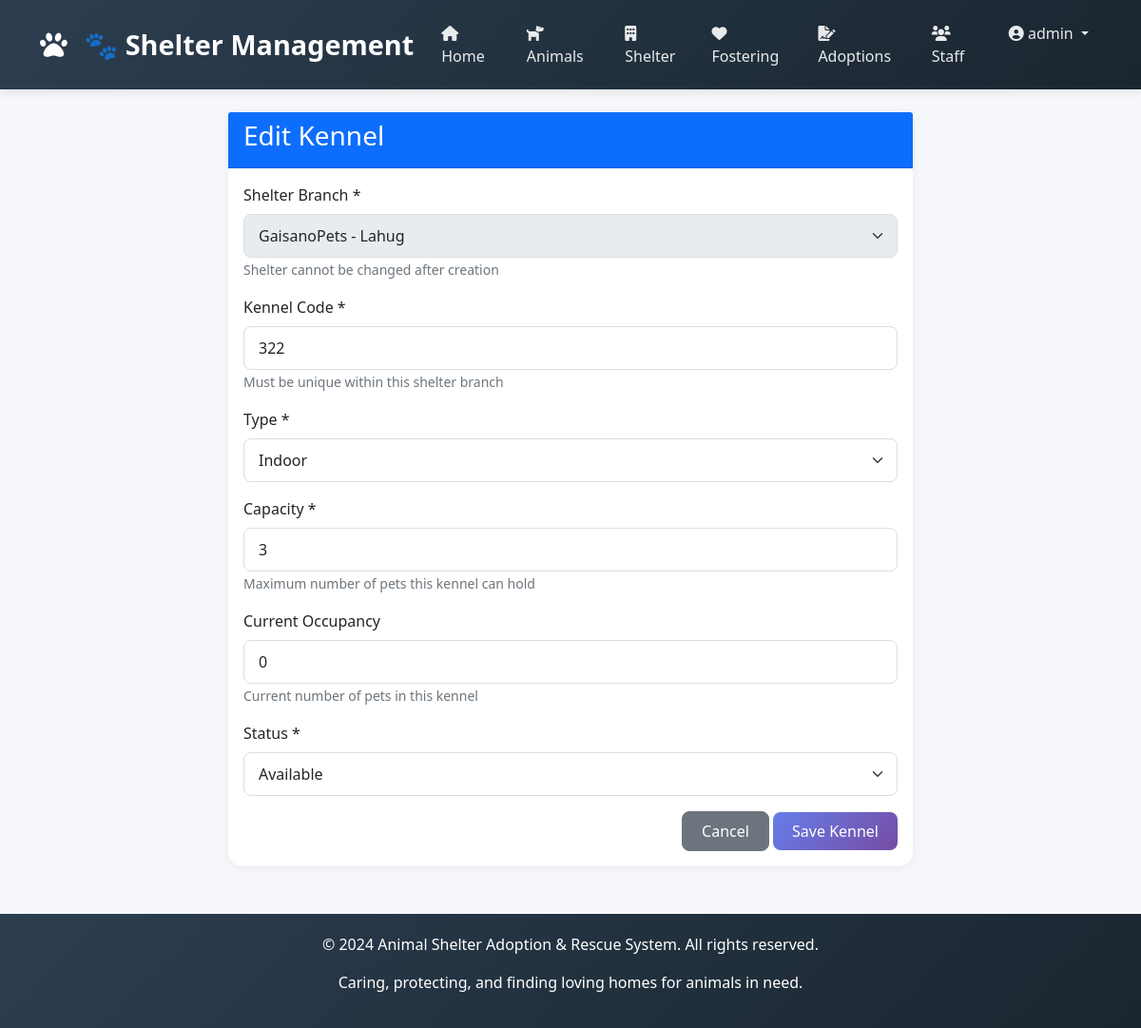
The page /shelter/kennels/edit/1/ (signed in) on the database its author committed.
### apps/accounts/models.py (models this page shows, shortened)
class Staff(AbstractUser):
    ROLE_CHOICES = [
        ('Admin', 'Admin'),
        ('Manager', 'Manager'),
        ('Vet', 'Veterinarian'),
        ('Staff', 'Staff'),
        ('Volunteer', 'Volunteer'),
    ]
    staff_id = models.AutoField(primary_key=True)
    first_name = models.CharField(max_length=100)
    last_name = models.CharField(max_length=100)
    role = models.CharField(max_length=20, choices=ROLE_CHOICES, default='Staff')
    phone = models.CharField(max_length=20, blank=True, null=True)
    email = models.EmailField(unique=True)
    username = models.CharField(max_length=100, unique=True)
    status = models.BooleanField(default=True)
    date_joined = models.DateTimeField(default=timezone.now)
    last_login = models.DateTimeField(null=True, blank=True)
    USERNAME_FIELD = 'username'
    REQUIRED_FIELDS = ['email', 'first_name', 'last_name']
    class Meta:
        db_table = 'staff'

### apps/shelter/models.py (models this page shows, shortened)
class KennelCage(models.Model):
    TYPE_CHOICES = [('Indoor', 'Indoor'), ('Outdoor', 'Outdoor'), ('Quarantine', 'Quarantine')]
    STATUS_CHOICES = [('Available', 'Available'), ('Occupied', 'Occupied'), ('Maintenance', 'Maintenance')]
    kennel_id = models.AutoField(primary_key=True)
    shelter = models.ForeignKey(ShelterBranch, on_delete=models.CASCADE, related_name='kennels')
    kennel_code = models.CharField(max_length=20)
    type = models.CharField(max_length=20, choices=TYPE_CHOICES)
    capacity = models.IntegerField()
    current_occupancy = models.IntegerField(default=0)
    status = models.CharField(max_length=20, choices=STATUS_CHOICES, default='Available')
    class Meta:
        db_table = 'kennel_cages'
        unique_together = ['shelter', 'kennel_code']

class ShelterBranch(models.Model):
    shelter_id = models.AutoField(primary_key=True)
    name = models.CharField(max_length=200, unique=True)
    address = models.TextField()
    city = models.CharField(max_length=100)
    contact_number = models.CharField(max_length=20)
    email = models.EmailField(unique=True)
    class Meta:
        db_table = 'shelter_branches'

### apps/shelter/views.py (the view, shortened to what this page needs)
# urls.py: path('kennels/edit/<int:pk>/', views.kennel_edit, name='kennel_edit'),
@login_required
def kennel_edit(request, pk):
    kennel = get_object_or_404(KennelCage, kennel_id=pk)
    shelters = ShelterBranch.objects.all()
    return render(request, 'shelter/kennel_form.html', {'kennel': kennel, 'shelters': shelters})

### templates/shelter/kennel_form.html (shortened to what this page needs)
{% extends 'base.html' %}
{% block content %}
<div class="container">
    <div class="row justify-content-center">
        <div class="col-md-8">
            <div class="card">
                <div class="card-header bg-primary text-white">
                    <h3>{% if kennel %}Edit Kennel{% else %}Add New Kennel{% endif %}</h3>
                </div>
                <div class="card-body">
                    <form method="post">
                        <div class="mb-3">
                            <label class="form-label">Shelter Branch *</label>
                            <select name="shelter_id" class="form-select" {% if kennel %}disabled{% else %}required{% endif %}>
                                {% for shelter in shelters %}
                                <option value="{{ shelter.shelter_id }}" {% if kennel and kennel.shelter.shelter_id == shelter.shelter_id %}selected{% endif %}>
                                    {{ shelter.name }} - {{ shelter.city }}
                                </option>
                                {% endfor %}
                            </select>
                            {% if kennel %}
                            <small class="text-muted">Shelter cannot be changed after creation</small>
                            {% endif %}
                        </div>
                        <div class="mb-3">
                            <label class="form-label">Kennel Code *</label>
                            <input type="text" name="kennel_code" class="form-control" value="{{ kennel.kennel_code|default:'' }}" required>
                            <small class="text-muted">Must be unique within this shelter branch</small>
                        </div>
                        <div class="mb-3">
                            <label class="form-label">Type *</label>
                            <select name="type" class="form-select" required>
                                <option value="Indoor" {% if kennel and kennel.type == 'Indoor' %}selected{% endif %}>Indoor</option>
                            </select>
                        </div>
                        <div class="mb-3">
                            <label class="form-label">Capacity *</label>
                            <input type="number" name="capacity" class="form-control" value="{{ kennel.capacity|default:'' }}" min="1" required>
                            <small class="text-muted">Maximum number of pets this kennel can hold</small>
                        </div>
                        {% if kennel %}
                        <div class="mb-3">
                            <label class="form-label">Current Occupancy</label>
                            <input type="number" name="current_occupancy" class="form-control" value="{{ kennel.current_occupancy|default:'0' }}" min="0" max="{{ kennel.capacity }}">
                            <small class="text-muted">Current number of pets in this kennel</small>
                        </div>
                        {% endif %}
                        <div class="mb-3">
                            <label class="form-label">Status *</label>
                            <select name="status" class="form-select" required>
                                <option value="Available" {% if kennel and kennel.status == 'Available' %}selected{% endif %}>Available</option>
                            </select>
                        </div>
                        <div class="text-end">
                            <a href="{% url 'kennel_list' %}" class="btn btn-secondary">Cancel</a>
                            <button type="submit" class="btn btn-primary">Save Kennel</button>
                        </div>
                    </form>
                </div>
            </div>
        </div>
    </div>
</div>
{% endblock %}

### templates/base.html (shortened to what this page needs)
<!DOCTYPE html>
<html lang="en">
<head>
    <link href="https://cdn.jsdelivr.net/npm/bootstrap@5.1.3/dist/css/bootstrap.min.css" rel="stylesheet">
    <link rel="stylesheet" href="https://cdnjs.cloudflare.com/ajax/libs/font-awesome/6.0.0/css/all.min.css">
</head>
<body>
    <nav class="navbar navbar-expand-lg navbar-dark">
        <div class="container">
            <a class="navbar-brand" href="{% url 'index' %}">
                <i class="fas fa-paw"></i> 🐾 Shelter Management
            </a>
            <div class="collapse navbar-collapse" id="navbarNav">
                <ul class="navbar-nav ms-auto">
                    <li class="nav-item">
                        <a class="nav-link" href="{% url 'index' %}">
                            <i class="fas fa-home"></i> Home
                        </a>
                    </li>
                    <li class="nav-item">
                        <a class="nav-link" href="{% url 'pet_list' %}">
                            <i class="fas fa-dog"></i> Animals
                        </a>
                    </li>
                    <li class="nav-item">
                        <a class="nav-link" href="{% url 'shelter_list' %}">
                            <i class="fas fa-building"></i> Shelter
                        </a>
                    </li>
                    <li class="nav-item">
                        <a class="nav-link" href="{% url 'foster_list' %}">
                            <i class="fas fa-heart"></i> Fostering
                        </a>
                    </li>
                    <li class="nav-item">
                        <a class="nav-link" href="{% url 'adoption_list' %}">
                            <i class="fas fa-file-signature"></i> Adoptions
                        </a>
                    </li>
                    <li class="nav-item">
                        <a class="nav-link" href="{% url 'staff_list' %}">
                            <i class="fas fa-users"></i> Staff
                        </a>
                    </li>
                    {% if user.is_authenticated %}
                        <li class="nav-item dropdown">
                            <a class="nav-link dropdown-toggle" href="#" id="userDropdown" role="button" data-bs-toggle="dropdown">
                                <i class="fas fa-user-circle"></i> {{ user.username }}
                            </a>
                        </li>
                    {% endif %}
                </ul>
            </div>
        </div>
    </nav>
    <div class="container mt-4">
        {% block content %}
        {% endblock %}
    </div>
    <footer>
        <div class="container">
            <p>&copy; 2024 Animal Shelter Adoption & Rescue System. All rights reserved.</p>
            <p>Caring, protecting, and finding loving homes for animals in need.</p>
        </div>
    </footer>
</body>
</html>

### templates/base.html (style rules this page uses)
* { margin: 0; padding: 0; box-sizing: border-box; }
body { font-family: 'Segoe UI', Tahoma, Geneva, Verdana, sans-serif; background-color: #f5f7fb; }
.navbar { background: linear-gradient(135deg, #2c3e50 0%, #1a252f 100%); box-shadow: 0 2px 10px rgba(0,0,0,0.1); padding: 15px 0; }
.navbar-brand { font-size: 1.8rem; font-weight: bold; color: #fff !important; }
.navbar-brand i { margin-right: 10px; }
.nav-link { color: rgba(255,255,255,0.9) !important; font-weight: 500; margin: 0 5px; transition: all 0.3s; }
.card { border: none; border-radius: 15px; box-shadow: 0 2px 10px rgba(0,0,0,0.05); transition: transform 0.3s, box-shadow 0.3s; }
.btn { border-radius: 8px; padding: 8px 20px; font-weight: 500; transition: all 0.3s; }
.btn-primary { background: linear-gradient(135deg, #667eea 0%, #764ba2 100%); border: none; }
footer { background: linear-gradient(135deg, #2c3e50 0%, #1a252f 100%); color: white; padding: 20px; text-align: center; margin-top: 50px; }
.form-control, .form-select { border-radius: 8px; border: 1px solid #ddd; padding: 10px 15px; }

### rows shown on the page
Staff: username "admin"
KennelCage: shelter_id "GaisanoPets - Lahug", kennel_code "322", type "Indoor", capacity "3", current_occupancy "0", status "Available"
